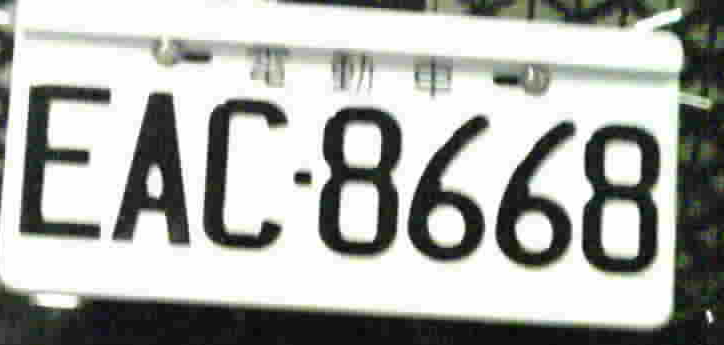
#> input picture crop/plate_10.png, 724 x 345 px, found by its file name; its folder holds only this picture in this run
$ python a.py ../crop/plate_10.png
#> lines starting #> are read from the running program, lines starting #| are printed output that depends on the picture; after the words box and inside, x2 and y2 are one past the last pixel; in counts of white or black regions, pixels touching at a corner belong together
#> further down, image is the input picture: shape (345, 724, 3); mean B, G, R 171.3, 174.6, 173.2
### trash/locate3.py
import cv2
import numpy as np
import imutils
import matplotlib.pyplot as plt


def get_points(img):
#> called with img = 'crop/../crop/plate_10.png'
    print(img)
    image = cv2.imread(img,cv2.IMREAD_COLOR)
    cv2.imshow('edged',image)
    cv2.waitKey(0)
    gray = cv2.cvtColor(image, cv2.COLOR_BGR2GRAY)

    gray = cv2.bilateralFilter(gray, 13, 15, 15)

    blur = cv2.blur(gray, (15, 15))
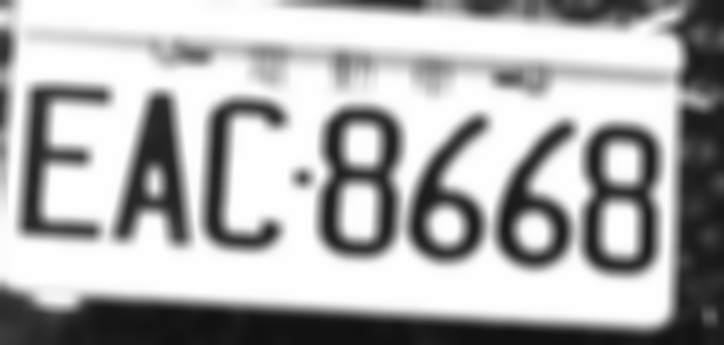
#> blur: shape (345, 724); min 16, max 254, mean 173.9

    # # cv2.imshow('blur',blur)
    # # cv2.waitKey(0)


    kernel = np.ones((5,5), np.uint8)
    erosion = cv2.erode(blur, kernel, iterations = 1)
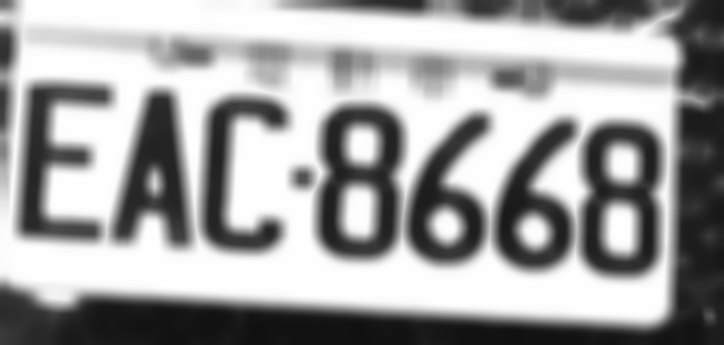
#> erosion: shape (345, 724); min 16, max 254, mean 161.2

    ret, output = cv2.threshold(erosion, 230, 255, cv2.THRESH_BINARY)
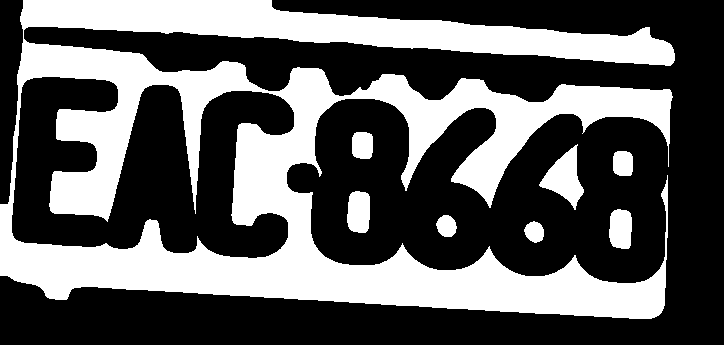
#> output: shape (345, 724); 37% white; 8 white regions, largest, box (x1, y1, x2, y2) and area: (0, 0, 675, 319) 87769, (539, 144, 584, 210) 1384, (347, 191, 370, 233) 849

    cv2.imshow('edged',output)
    cv2.waitKey(0)

    edged = cv2.Canny(output, 30,150) #Perform Edge detection
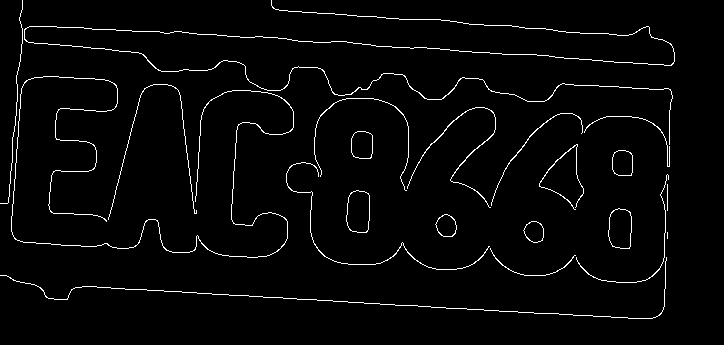
#> edged: shape (345, 724); 2.7% white in thin lines or dots, all inside (x1, y1, x2, y2) = (0, 0, 675, 319)


    cv2.imshow('edged',edged)
    cv2.waitKey(0)

    # [9 lines of commented-out code are left out]


    contours=cv2.findContours(edged.copy(),cv2.RETR_TREE,
                                                cv2.CHAIN_APPROX_SIMPLE)
#> contours = 27 contours, 7 with area under 20; largest, box (x1, y1, x2, y2) and area: (346, 190, 370, 233) 844, (346, 190, 370, 233) 839, (608, 208, 632, 249) 792, (608, 208, 632, 249) 787, (351, 131, 373, 159) 518
    contours = imutils.grab_contours(contours)
    contours = sorted(contours,key=cv2.contourArea, reverse = True)[:]
    screenCnt = None
    for c in contours:
        # approximate the contour
        peri = cv2.arcLength(c, True)
        approx = cv2.approxPolyDP(c, 0.02 * peri, True)
        # if our approximated contour has four points, then
        # we can assume that we have found our screen
        points_list=[]
        for i in range(2):
            points_list.append((approx[i][0][0],approx[i][0][1]))
        for point in points_list:
            cv2.circle(image, point,1, (0,255,0), 3)


        if len(approx) == 4:
            screenCnt = approx
            break
#> this loop made 13 passes
#> (peri, screenCnt) on pass 13: (3945.9, [[24, 29], [669, 144], [24, 38], [648, 26]])
#> peri on passes 1 to 6: 118.3, 115.9, 114.3, 111.9, 87.21, 86.04
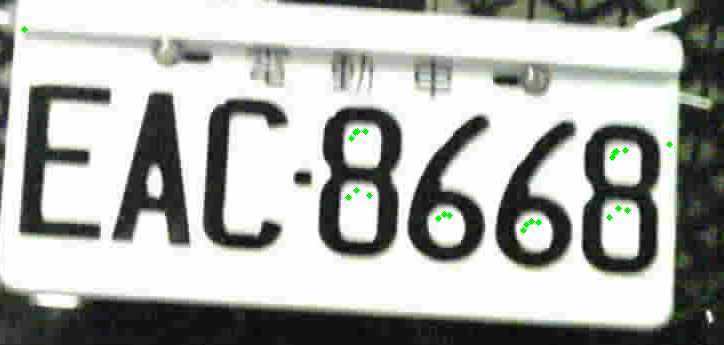
#> image: shape (345, 724, 3); 0.22% of pixels changed, all inside (x1, y1, x2, y2) = (21, 26, 673, 234)
    plt.imshow(image)
    plt.show()
    print("位置")
    print(screenCnt)
#| [[[ 24  29]]
#|  [[669 144]]
#|  [[ 24  38]]
#|  [[648  26]]]

    # print(type(screenCnt),screenCnt,screenCnt.shape)
    temp=[]
    for i in range(4):
        temp.append((screenCnt[i][0][0],screenCnt[i][0][1]))
#> after the loop, temp = [(24, 29), (669, 144), (24, 38), (648, 26)]
    return temp

### trash/a.py
from locate3 import get_points
from imutils.perspective import four_point_transform
import cv2,sys,time
import numpy as np


img_path ="crop/"+sys.argv[1]
# img_path="photo/"+input("請輸入照片檔名(會自動填入路徑)：")
image = cv2.imread(img_path, cv2.IMREAD_COLOR)
# image = cv2.cvtColor(image, cv2.COLOR_BGR2GRAY)
# image=cv2.GaussianBlur(image,(5,5),10)
# ret, image = cv2.threshold(image, 127, 255, cv2.THRESH_BINARY)

t1=time.monotonic()

def transformation(points=get_points(img_path)):
    four_points =points
#> four_points = [(24, 29), (669, 144), (24, 38), (648, 26)]
    for i in range(0,3):
        cv2.line(image, points[i], points[i+1], (0, 0, 255),1)
    cv2.line(image, points[0], points[3], (0, 0, 255), 1)
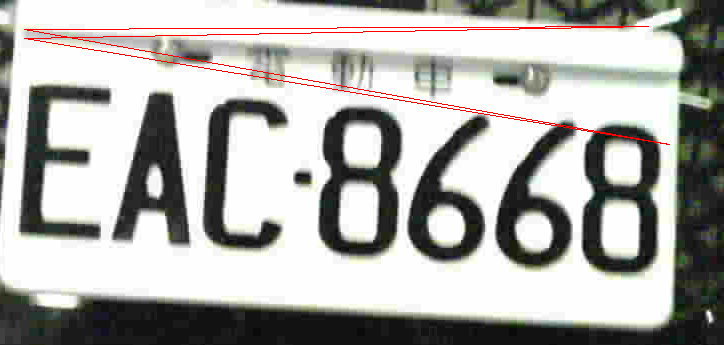
#> image: shape (345, 724, 3); mean B, G, R 169.1, 172.4, 173.5
    cv2.imshow("line", image)
    print(points)
#| [(24, 29), (669, 144), (24, 38), (648, 26)]
    rect = four_point_transform(image, np.array(four_points))
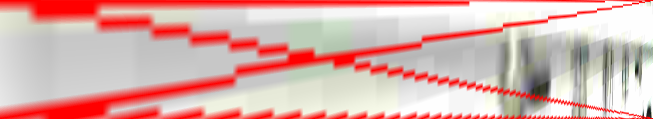
#> rect: shape (119, 653, 3); mean B, G, R 171.2, 175.7, 219.3
    cv2.imwrite('output.png', rect)

    # cv2.imshow("rect", rect)
    cv2.waitKey(0)
    # cv2.destroyAllWindows()

transformation()

print("執行時間：",time.monotonic()-t1)
